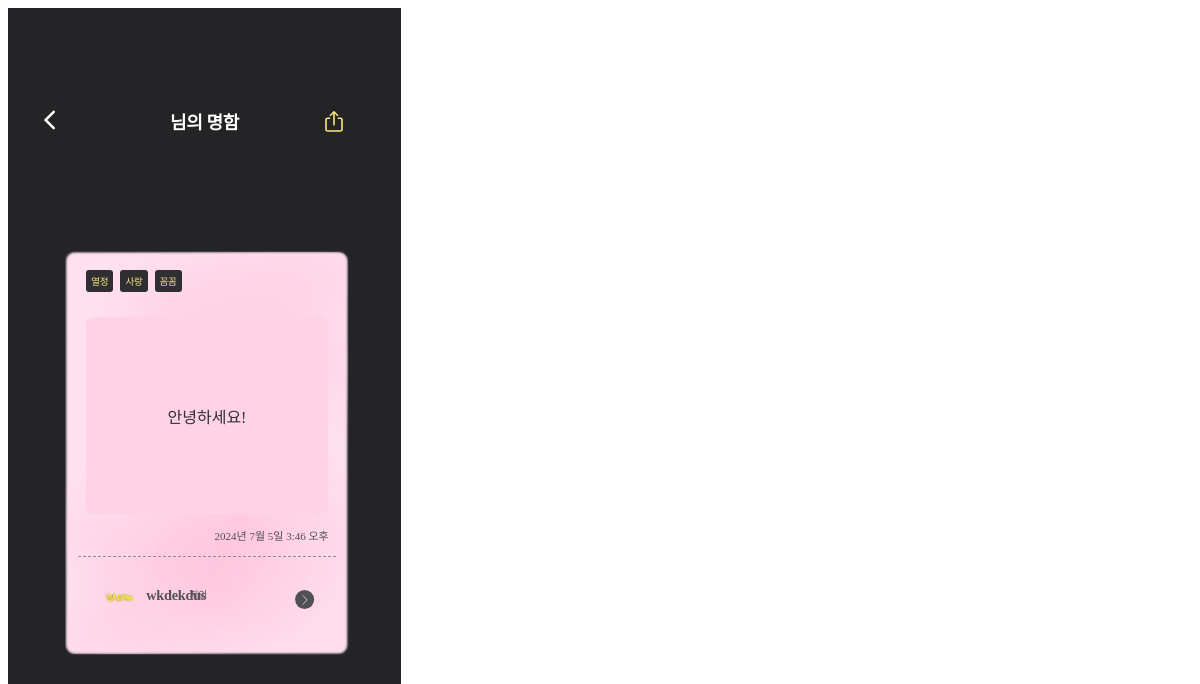
Page /cards/mycardBack/1/ on the committed database.
### articleapp/models.py (models this page shows, shortened)
class Article(models.Model):
    keyword = models.TextField(max_length=20)
    keyword2 = models.TextField(max_length=20)
    keyword3 = models.TextField(max_length=20)
    POSITION_CHOICES = [
        ('family', '가족'),
        ('friend', '지인'),
        ('superior', '직장상사'),
        ('etc', '기타'),
    ]
    user = models.ForeignKey(settings.AUTH_USER_MODEL, on_delete=models.CASCADE, default=True)  # 사용자
    content = models.TextField() #내용
    name = models.TextField()  # 이름
    position = models.CharField(max_length=10, choices=POSITION_CHOICES)
    created_at = models.DateTimeField(auto_now_add=True)

### users/models.py (models this page shows)
class User(AbstractUser):
    email = models.EmailField(max_length=30, unique=True, null=False, blank=False)
    def __str__(self):
        return f'{self.username}'

### cards/views.py (the view)
# urls.py: path('mycardBack/<int:id>/', mycardBack, name = "mycardBack"),  # 나의 명함 - 뒤
def mycardBack(request, id):
    card = get_object_or_404(Card, id=id)
    selected_article = card.selected_article
    return render(request, 'mycardBack.html', {'card' : card, 'selected_article': selected_article})

### cards/templates/mycardBack.html (shortened to what this page needs)
{% load static %}
<!DOCTYPE html>
<html lang="en">
<head>
    <link rel="stylesheet" href="{% static 'css/mycardBack.css' %}">
</head>
<body>
    <div class="container" id="container">
        <header class="header">
            <button class="backBtn" type="button">
                <img src="{% static 'img/backBtn.svg' %}" alt="뒤로가기 버튼">
            </button>
            <h1 class="title">{{ request.user.username }}님의 명함</h1>
            <button class="shareBtn">
                <img src="{% static 'img/shareBtn.svg' %}" alt="공유하기 버튼">
            </button>
        </header>
        <div class="dummy">
        </div>
        <div class="carousel">
            <div class="cards-container" id="cards-container">
                {% if selected_article %}
                <div class="card" style="background-image: url('{% static "img/cardpink.svg" %}')">
                    <a href="{% url 'cards:mycardFront' %}">
                        <div class="first">
                            <div class="tags">
                                <div class="tag">{{ selected_article.keyword }}</div>
                                <div class="tag">{{ selected_article.keyword2 }}</div>
                                <div class="tag">{{ selected_article.keyword3 }}</div>
                            </div>
                        </div>
                        <div class="main">
                            <div class="content" style="background-color: {% cycle '#FFD2E5' '#FDF2AF' '#AFC5FD' %}">
                                {{ selected_article.content }}
                            </div>
                            <div class="writeDate">{{ selected_article.created_at }}</div>
                        </div>
                    </a>
                    <a href="{% url 'cards:cardFront' selected_article.user.id %}">
                        <div class="clickable-area">
                            <img src="{% static 'img/initPhoto.svg' %}" class="callerPhoto" alt="Writer Photo">
                            <div class="whole">
                                <div class="top">
                                    <div class="othersName">{{ selected_article.user }}</div>
                                    <div class="relation">{{ selected_article.get_position_display }}</div>
                                </div>
                            </div>
                            <div class="go">
                                <img src="{% static 'img/detailBtn.svg' %}" alt="Detail Button">
                            </div>
                        </div>
                    </a>
                </div>
                {% endif %}
            </div>
        </div>
    </div>
</body>
</html>

### static/css/mycardBack.css (style rules this page uses)
.container { width: 393px; height: 852px; font-family: "pretendard"; background: #242427; color: #ffffff; overflow: hidden; }
.header { margin: 88px 24px 0px 24px; display: flex; align-items: center; }
.backBtn { background: none; border: none; cursor: pointer; }
.title { flex-grow: 1; text-align: center; font-size: 18px; font-style: normal; font-weight: 700; letter-spacing: -0.36px; }
.shareBtn { background: #242427; border: #242427; cursor: pointer; position: relative; right: 25px; top: 3px; }
.carousel { position: relative; margin-top: 117px; width: 80%; display: block; margin: 0 auto; text-align: center; }
.cards-container { display: flex; transition: 300ms ease-in-out; }
.card { min-width: 90%; margin-top: 42px; margin-left: 18px; margin-right: 13px; width: 286px; height: 406px; border-radius: 8px; background: no-repeat center center; background-size: cover; box-sizing: border-box; text-align: left; color: #515155; position: relative; }
.first { margin: 20px 21px 13px 21px; display: flex; flex-direction: column; }
.tags { display: flex; flex-direction: row; margin-bottom: 12px; }
.tag { margin-right: 7px; padding: 4px 5px; border-radius: 3px; background: #2f2f32; overflow: hidden; color: #f9e882; text-align: center; text-overflow: ellipsis; font-size: 9.5px; font-style: normal; font-weight: 400; letter-spacing: -0.191px; }
.content { color: #2f2f32; text-align: center; margin: 10px 21px; border-radius: 8px; display: flex; height: 165px; padding: 16px 14px; justify-content: center; align-items: center; }
.writeDate { font-size: 11px; color: #515155; text-align: right; margin-right: 20px; margin-top: 13px; }
a { color: inherit; text-decoration: none; }
.clickable-area { display: flex; align-items: center; padding: 20px 21px; margin: 13px; border-top: 1.5px dashed #8c8c8e; color: #515155; }
.callerPhoto { width: 40px; height: 40px; border-radius: 50%; }
.whole { margin-left: 7px; }
.top, .down { display: flex; align-items: center; }
.top { margin-bottom: 4px; }
.othersName { font-weight: 700; margin-right: 7px; width: 36.546px; height: 16.684px; font-size: 14.301px; line-height: 16.684px; letter-spacing: -0.286px; }
.belong, .relation, .detail { margin-right: 7px; font-size: 9.534px; font-weight: 400; line-height: 15.095px; letter-spacing: -0.191px; }
.go { margin-left: auto; margin-top: 10px; }

### rows in the picture
Article: keyword "열정", keyword2 "사랑", keyword3 "꼼꼼", content "안녕하세요!", created_at "2024년 7월 5일 3:46 오후", user "wkdekdus", position "지인"
